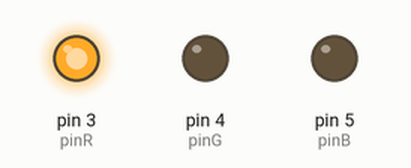
Simulated run of this sketch. Board: Arduino Uno, built with avr-gcc and run on an emulated ATmega328P. Shown: output pins drawn as LEDs (lit = HIGH).

Above: at 2.5 s.
At 7.5 s:
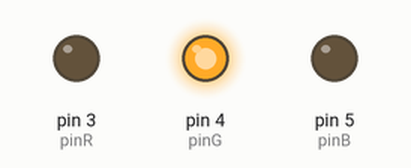
At 12.5 s:
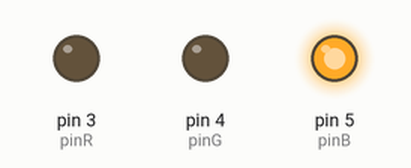
At 15.15 s:
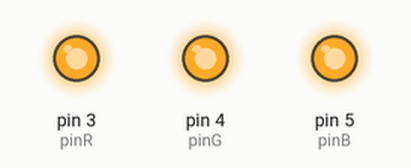
At 16.05 s:
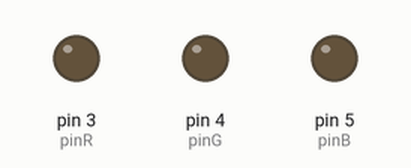
Timing chart, 0 to 21.1 s (numbered marks = the images above):
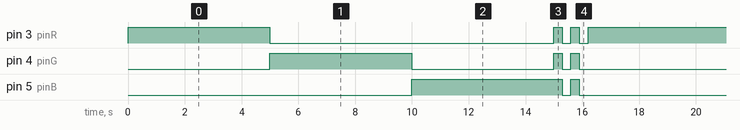

Measured:
- by itself, pin 3 (pinR): repeats every 16.2 s: LOW 10.0 s, 2 × (HIGH 0.30 s, LOW 0.30 s), HIGH 5.0 s
- by itself, pin 4 (pinG): repeats every 16.2 s: LOW 5.0 s, HIGH 0.30 s, LOW 0.30 s, HIGH 0.30 s, LOW 5.3 s, HIGH 5.0 s
- by itself, pin 5 (pinB): repeats every 16.2 s: LOW 0.30 s, HIGH 0.30 s, LOW 10.3 s, HIGH 5.3 s

The sketch:

HW3LIGHT_.ino
```cpp
// 定義接腳 (根據你的電路圖：R接D3, G接D4, B接D5)
const int pinR = 3;
const int pinG = 4;
const int pinB = 5;

void setup() {

  pinMode(pinR, OUTPUT);
  pinMode(pinG, OUTPUT);
  pinMode(pinB, OUTPUT);


  digitalWrite(pinR, LOW);
  digitalWrite(pinG, LOW);
  digitalWrite(pinB, LOW);
}

void loop() {
  digitalWrite(pinR, HIGH);
  digitalWrite(pinG, LOW);
  digitalWrite(pinB, LOW);
  delay(5000);

  // 2. 綠燈恆亮 5 秒
  digitalWrite(pinR, LOW);
  digitalWrite(pinG, HIGH);
  digitalWrite(pinB, LOW);
  delay(5000);

  // 3. 藍燈恆亮 5 秒
  digitalWrite(pinR, LOW);
  digitalWrite(pinG, LOW);
  digitalWrite(pinB, HIGH);
  delay(5000);

  // 4. 白色閃爍兩下 (紅、綠、藍全開為白光)
  for (int i = 0; i < 2; i++) {
    // 開燈 (白光)
    digitalWrite(pinR, HIGH);
    digitalWrite(pinG, HIGH);
    digitalWrite(pinB, HIGH);
    delay(300); // 亮 0.3 秒

    // 關燈
    digitalWrite(pinR, LOW);
    digitalWrite(pinG, LOW);
    digitalWrite(pinB, LOW);
    delay(300); // 暗 0.3 秒
  }
}
```
